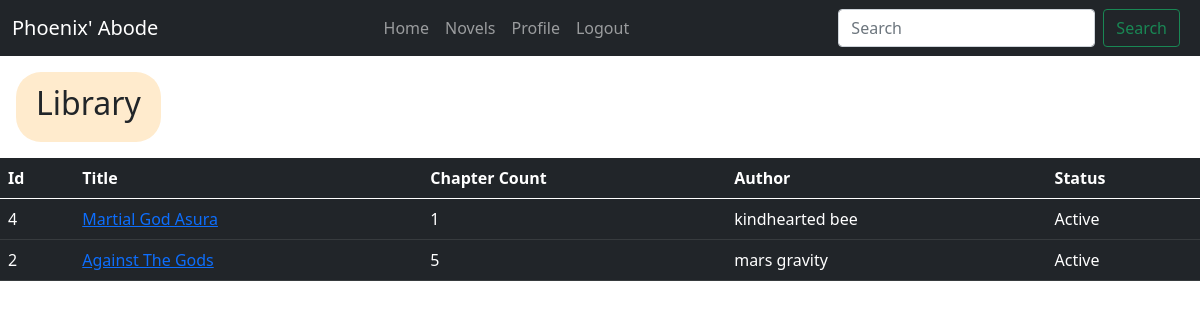
Screenshot of /library/2 (signed in) with the database file from the repository.
### tables this page shows
CREATE TABLE library (
novel_id INTEGER NOT NULL,
user_id INTEGER NOT NULL,
FOREIGN KEY (user_id)
REFERENCES users(id),
FOREIGN KEY (novel_id)
REFERENCES novels(id)
);

CREATE TABLE novels (
id INTEGER PRIMARY KEY AUTOINCREMENT NOT NULL,
title TEXT NOT NULL,
sinopsis BLOB,
chapter_count NUMERIC NOT NULL,
author_id NUMERIC NOT NULL,
status TEXT, tag TEXT,
FOREIGN KEY (author_id)
REFERENCES authors(id)
);

CREATE TABLE authors (
id INTEGER PRIMARY KEY AUTOINCREMENT NOT NULL,
name TEXT NOT NULL
);

### app.py (the view)
@app.route("/library/<user_id>")
@login_required
def library(user_id):
    novels = db.execute("SELECT N.id, N.title, A.name, N.status, L.user_id FROM novels N JOIN authors A ON A.id = N.author_id LEFT OUTER JOIN library L ON L.novel_id = N.id WHERE L.user_id = ?", user_id)
    if len(novels) > 0:
        for row in novels:
            novel_id = int(row["id"])
            chapters = db.execute("SELECT COUNT(C.chapter_number) AS chapters FROM chapters C JOIN novels N ON N.id = C.novel_id WHERE N.id = ?", novel_id)
            row["chapters"] = chapters[0]["chapters"]
        return render_template("library.html", novels=novels)
    else:
        return render_template("library.html")

### app.py (called while the page is built)
@app.after_request
def after_request(response):
    response.headers["Cache-Control"] = "no-cache, no-store, must-revalidate"
    response.headers["Expires"] = 0
    response.headers["Pragma"] = "no-cache"
    return response

### helpers.py (called while the page is built)
def login_required(f):
    @wraps(f)
    def decorated_function(*args, **kwargs):
        if session.get("user_id") is None:
            return redirect("/login")
        return f(*args, **kwargs)
    return decorated_function

### templates/library.html (shortened to what this page needs)
{% extends "layout.html" %}
{% block main %}
    <div class="crd mx-3 my-3">
        <div class="content">
            <div class="d-block justify-content-left">
                <h2 class="text-capitalize">Library</h3>
            </div>
        </div>
    </div>
    <table class="table table-dark mt-3">
        <thead>
            <tr>
                <th scope="col">Id</th>
                <th scope="col">Title</th>
                <th scope="col">Chapter Count</th>
                <th scope="col">Author</th>
                <th scope="col">Status</th>
            </tr>
        </thead>
        <tbody>
            {% if novels is defined %}
                {% for novel in novels %}
                    <tr>
                        <td>{{novel.id}}</td>
                        <td><a href="/read/{{novel.title}}" class="text-capitalize">{{novel.title}}</a></td>
                        <td>{{novel.chapters}}</td>
                        <td>{{novel.name}}</td>
                        <td class="text-capitalize">{{novel.status}}</td>
                    </tr>
                {% endfor %}
            {% endif %}
        </tbody>
    </table>
{% endblock %}

### static/styles.css (style rules this page uses)
body { background-image: url('chaos.jpg'); background-repeat: no-repeat; background-attachment: fixed; background-size: cover; }
.crd { width:fit-content; background-color: blanchedalmond; border-radius: 25px; }
.content { padding: 12px 20px; justify-content: center; }

### rows the page displays
library: id "4", title "Martial God Asura", chapters "1", name "kindhearted bee", status "Active"
library: id "2", title "Against The Gods", chapters "5", name "mars gravity", status "Active"
